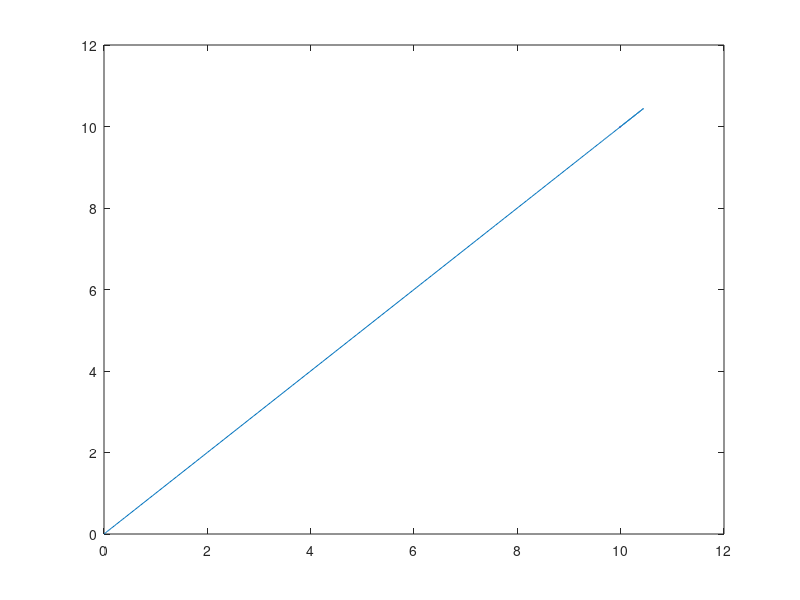

This figure's MATLAB source:
close all; clear; clc;

% time
dt = 0.01;
T1 = 10;
TT = 0:dt:T1;

% system
m = 1
Kp = 3.3333;
Kd = 2.5560;

% xdot = dx
% dxdot = (-Kp/m)*(x-vbar) - (Kd/m)*(dx)

% symplectic euler
vbar =[10;10];

x0 = [0;0];
dx0 = [0;0];

eul.x = [x0];
eul.dx = [dx0];

for k = 1:length(TT)
    xk = eul.x(:,k);
    dxk = eul.dx(:,k);

    eul.dx(:,k+1) = eul.dx(:,k) + dt*( (-Kp/m)*(xk-vbar) - (Kd/m)*(dxk) );
    eul.x(:,k+1) = xk + dt*eul.dx(:,k+1);
end

figure
plot(eul.x(1,:),eul.x(2,:))
